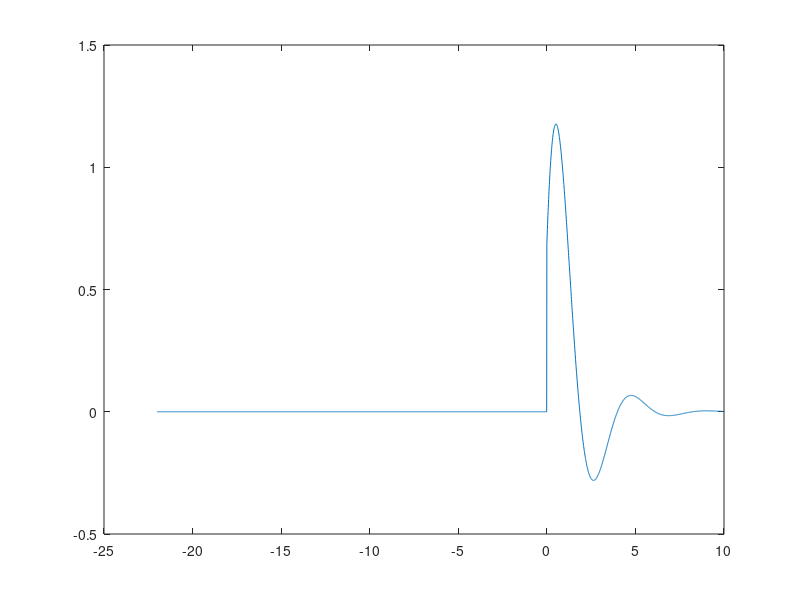
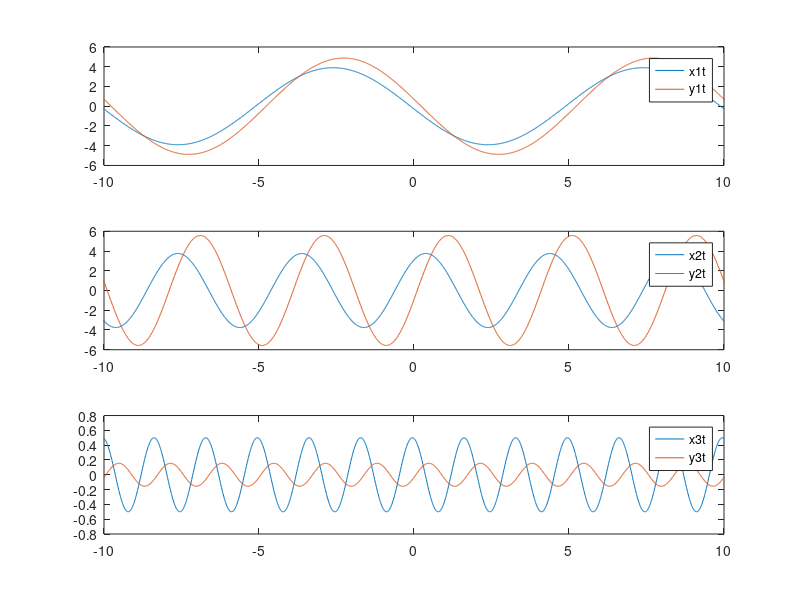
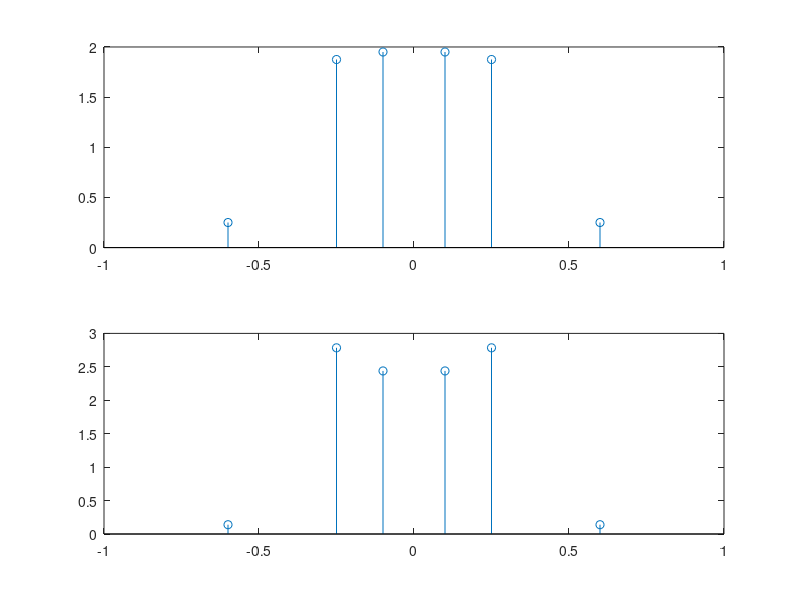

These figures' MATLAB source, in order:
%Sean Basler
%Lab4 Q3
%*****************
clear all; close all; clc;

dt = 0.01;
T = dt;
t = -22:dt:10;

xt = 0*t + (1/dt) * (t == 0);

a =  0.3/T^2 + 0.4/T + 0.8;
b = -0.6/T^2 - 0.4/T;
c =  0.3/T^2;
d =  0.2/T + 0.9;
e = -0.2/T;

ht(1) = 0;
ht(2) = 0;
for n = 3:size(xt,2)
    ht(n) = (d*xt(n) + e*xt(n-1) - b*ht(n-1) - c*ht(n-2))/a;
end

    
figure(1);
plot(t,ht);

x1t = -3.9*cos(0.2*pi*t-1.5);
x2t = 3.75*cos(0.5*pi*t-0.6);
x3t = 0.5*cos(1.2*pi*t+0.2);

y1t = dt *conv(x1t,ht);
y2t = dt *conv(x2t,ht);
y3t = dt *conv(x3t,ht);
ty = -44:dt:20;

figure(2);
subplot(3,1,1);
plot(t,x1t,ty,y1t);
legend('x1t','y1t');
xlim([-10 10]);

subplot(3,1,2);
plot(t,x2t,ty,y2t);
legend('x2t','y2t');
xlim([-10 10]);

subplot(3,1,3);
plot(t,x3t,ty,y3t);
legend('x3t','y3t');
xlim([-10 10]);

%********************

max_x1 = max(x1t);
max_x2 = max(x2t);
max_x3 = max(x3t);

max_y1 = max(y1t);
max_y2 = max(y2t);
max_y3 = max(y3t);

freq = [-0.6 -0.25 -0.1 0.1 0.25 0.6];
amp_x = [max_x3/2 max_x2/2 max_x1/2 max_x1/2 max_x2/2 max_x3/2];
amp_y = [max_y3/2 max_y2/2 max_y1/2 max_y1/2 max_y2/2 max_y3/2];

figure(3);

subplot(2,1,1);
stem(freq,amp_x);
xlim([-1 1]);

subplot(2,1,2);
stem(freq,amp_y);
xlim([-1 1]);

%********************
factor = 0.2;
BW = freq(amp_y > max(amp_y)*factor)


